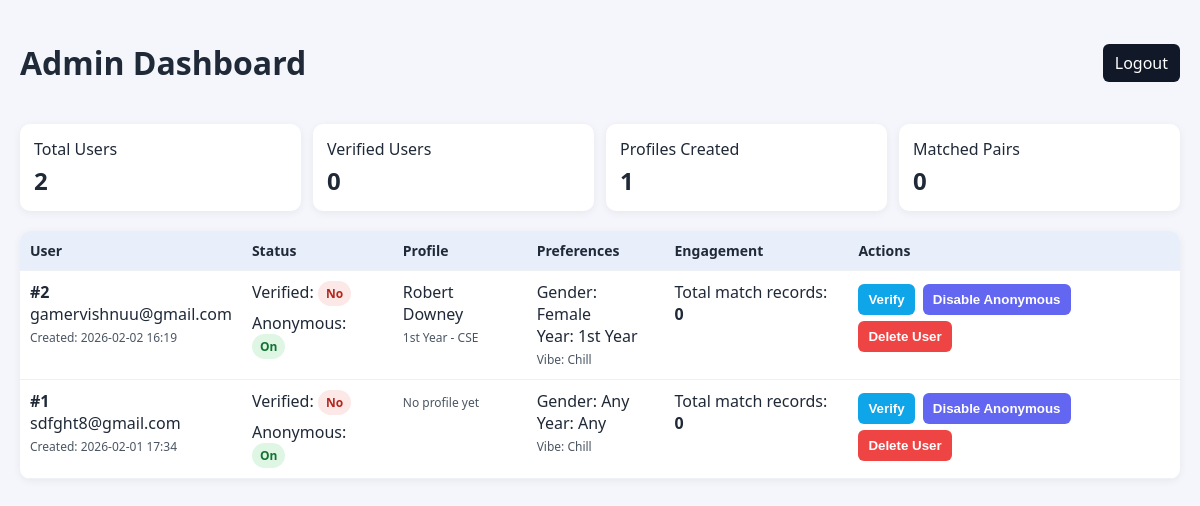
Before: /admin (signed in) with the older database file.
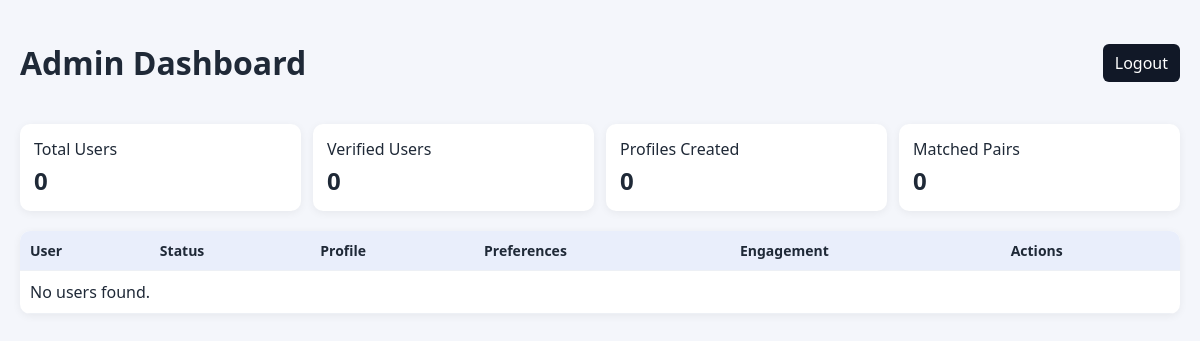
After: the same page with the newer database file.
### models.py (models this page shows, shortened)
class User(db.Model):
    __tablename__ = 'users'
    id = db.Column(db.Integer, primary_key=True)
    email = db.Column(db.String(120), unique=True, nullable=False)
    password_hash = db.Column(db.String(128), nullable=False)
    is_verified = db.Column(db.Boolean, default=False) # False until they click the email link
    verification_code = db.Column(db.String(6), nullable=True) # Stores the 6-digit OTP
    is_anonymous = db.Column(db.Boolean, default=True) # If True, name/photo are hidden in search
    created_at = db.Column(db.DateTime, default=datetime.utcnow)
    profile = db.relationship('Profile', backref='user', uselist=False)
    answers = db.relationship('UserAnswer', backref='user', lazy=True)

class Profile(db.Model):
    __tablename__ = 'profiles'
    id = db.Column(db.Integer, primary_key=True)
    user_id = db.Column(db.Integer, db.ForeignKey('users.id'), nullable=False)
    first_name = db.Column(db.String(50), nullable=False)
    last_name = db.Column(db.String(50), nullable=False)
    profile_pic = db.Column(db.String(255), default='default_avatar.png')
    gender = db.Column(db.String(20), nullable=False)  # e.g., 'Male', 'Female', 'Non-binary'
    orientation = db.Column(db.String(20), nullable=False) # e.g., 'Straight', 'Gay', 'Bi'
    year_of_study = db.Column(db.String(10), nullable=False) # e.g., '3rd Year'
    department = db.Column(db.String(50), nullable=False)    # e.g., 'Computer Science'
    bio = db.Column(db.Text, nullable=True)
    relationship_goal = db.Column(db.String(50), nullable=False) # e.g., 'Serious', 'Casual', 'Study Partner'
    relationship_goal = db.Column(db.String(50), nullable=False)
    bio = db.Column(db.Text, nullable=True)
    contact_info = db.Column(db.String(100), nullable=False) # e.g. "Insta: @arjun_k"

class Preferences(db.Model):
    __tablename__ = 'preferences'
    id = db.Column(db.Integer, primary_key=True)
    user_id = db.Column(db.Integer, db.ForeignKey('users.id'), nullable=False)
    pref_gender = db.Column(db.String(20), nullable=False) # e.g. "Female"
    pref_year = db.Column(db.String(20), nullable=False)   # e.g. "Any" or "3rd Year"
    pref_vibe = db.Column(db.String(50), nullable=False)   # e.g. "Chill" or "Party"
    pref_hobbies = db.Column(db.String(100), nullable=True) # e.g. "Movies, Gaming"

### app.py (the view)
@app.route('/admin')
@admin_required
def admin_dashboard():
    users = User.query.order_by(User.created_at.desc()).all()
    prefs_by_user = {pref.user_id: pref for pref in Preferences.query.all()}
    match_counts = {}
    for match in Match.query.all():
        match_counts[match.sender_id] = match_counts.get(match.sender_id, 0) + 1
        match_counts[match.receiver_id] = match_counts.get(match.receiver_id, 0) + 1
    stats = {
        'total_users': User.query.count(),
        'verified_users': User.query.filter_by(is_verified=True).count(),
        'profiled_users': Profile.query.count(),
        'matched_pairs': Match.query.filter_by(status='matched').count(),
    }
    return render_template(
        'admin_dashboard.html',
        users=users,
        prefs_by_user=prefs_by_user,
        match_counts=match_counts,
        stats=stats
    )

### app.py (called while the page is built)
def admin_required(view_func):
    @wraps(view_func)
    def wrapped_view(*args, **kwargs):
        if not session.get('is_admin'):
            return redirect(url_for('admin_login'))
        return view_func(*args, **kwargs)
    return wrapped_view

### templates/admin_dashboard.html (shortened to what this page needs)
<!DOCTYPE html>
<html>
<head>
</head>
<body>
    <div class="topbar">
        <h1>Admin Dashboard</h1>
        <a class="btn-logout" href="/admin/logout">Logout</a>
    </div>
    <div class="stats">
        <div class="stat-card">
            <span>Total Users</span>
            <strong>{{ stats.total_users }}</strong>
        </div>
        <div class="stat-card">
            <span>Verified Users</span>
            <strong>{{ stats.verified_users }}</strong>
        </div>
        <div class="stat-card">
            <span>Profiles Created</span>
            <strong>{{ stats.profiled_users }}</strong>
        </div>
        <div class="stat-card">
            <span>Matched Pairs</span>
            <strong>{{ stats.matched_pairs }}</strong>
        </div>
    </div>
    <table>
        <thead>
            <tr>
                <th>User</th>
                <th>Status</th>
                <th>Profile</th>
                <th>Preferences</th>
                <th>Engagement</th>
                <th>Actions</th>
            </tr>
        </thead>
        <tbody>
            {% for user in users %}
            {% set pref = prefs_by_user.get(user.id) %}
            <tr>
                <td>
                    <strong>#{{ user.id }}</strong><br>
                    {{ user.email }}<br>
                    <span class="small">Created: {{ user.created_at.strftime('%Y-%m-%d %H:%M') if user.created_at else 'N/A' }}</span>
                </td>
                <td>
                    <div>
                        Verified:
                        <span class="pill {{ 'yes' if user.is_verified else 'no' }}">
                            {{ 'Yes' if user.is_verified else 'No' }}
                        </span>
                    </div>
                    <div style="margin-top: 6px;">
                        Anonymous:
                        <span class="pill {{ 'yes' if user.is_anonymous else 'no' }}">
                            {{ 'On' if user.is_anonymous else 'Off' }}
                        </span>
                    </div>
                </td>
                <td>
                    {% if user.profile %}
                        {{ user.profile.first_name }} {{ user.profile.last_name }}<br>
                        <span class="small">{{ user.profile.year_of_study }} - {{ user.profile.department }}</span>
                    {% else %}
                        <span class="small">No profile yet</span>
                    {% endif %}
                </td>
                <td>
                    {% if pref %}
                        Gender: {{ pref.pref_gender }}<br>
                        Year: {{ pref.pref_year }}<br>
                        <span class="small">Vibe: {{ pref.pref_vibe }}</span>
                    {% else %}
                        <span class="small">No preferences yet</span>
                    {% endif %}
                </td>
                <td>
                    Total match records: <strong>{{ match_counts.get(user.id, 0) }}</strong>
                </td>
                <td class="actions">
                    <form method="POST" action="/admin/user/{{ user.id }}/toggle_verify">
                        <button class="btn btn-verify" type="submit">
                            {{ 'Unverify' if user.is_verified else 'Verify' }}
                        </button>
                    </form>
                    <form method="POST" action="/admin/user/{{ user.id }}/toggle_anonymous">
                        <button class="btn btn-anon" type="submit">
                            {{ 'Disable Anonymous' if user.is_anonymous else 'Enable Anonymous' }}
                        </button>
                    </form>
                    <form method="POST" action="/admin/user/{{ user.id }}/delete" onsubmit="return confirm('Delete this user and all related data?');">
                        <button class="btn btn-delete" type="submit">Delete User</button>
                    </form>
                </td>
            </tr>
            {% else %}
            <tr>
                <td colspan="6">No users found.</td>
            </tr>
            {% endfor %}
        </tbody>
    </table>
</body>
</html>

### templates/admin_dashboard.html (style rules this page uses)
body { font-family: 'Segoe UI', sans-serif; margin: 20px; background: #f4f6fb; color: #1f2937; }
.topbar { display: flex; justify-content: space-between; align-items: center; margin-bottom: 18px; }
.stats { display: grid; grid-template-columns: repeat(auto-fit, minmax(180px, 1fr)); gap: 12px; margin-bottom: 20px; }
.stat-card { background: white; border-radius: 10px; padding: 14px; box-shadow: 0 2px 8px rgba(0, 0, 0, 0.06); }
.stat-card strong { font-size: 24px; display: block; margin-top: 4px; }
table { width: 100%; border-collapse: collapse; background: white; border-radius: 10px; overflow: hidden; box-shadow: 0 2px 8px rgba(0, 0, 0, 0.06); }
th, td { padding: 10px; border-bottom: 1px solid #edf0f5; vertical-align: top; text-align: left; }
th { background: #e9eefb; font-size: 14px; }
.btn-logout { background: #111827; color: white; text-decoration: none; padding: 8px 12px; border-radius: 6px; }

Changed rows visible on the page:
removed User: id "2", email "gamervishnuu@gmail.com", created_at "2026-02-02 16:19", is_verified "No", is_anonymous "On", profile.first_name "Robert", profile.last_name "Downey", profile.year_of_study "1st Year", profile.department "CSE", get "0", is_verified "Verify", is_anonymous "Disable Anonymous"
removed Preferences: pref_gender "Female", pref_year "1st Year", pref_vibe "Chill"
removed User: id "1", email "sdfght8@gmail.com", created_at "2026-02-01 17:34", is_verified "No", is_anonymous "On", shows "No profile yet", get "0", is_verified "Verify", is_anonymous "Disable Anonymous"
removed Preferences: pref_gender "Any", pref_year "Any", pref_vibe "Chill"
Other visible differences:
{{ stats.total_users }}: "2" → "0"
{{ stats.profiled_users }}: "1" → "0"
text now shown: "No users found."
